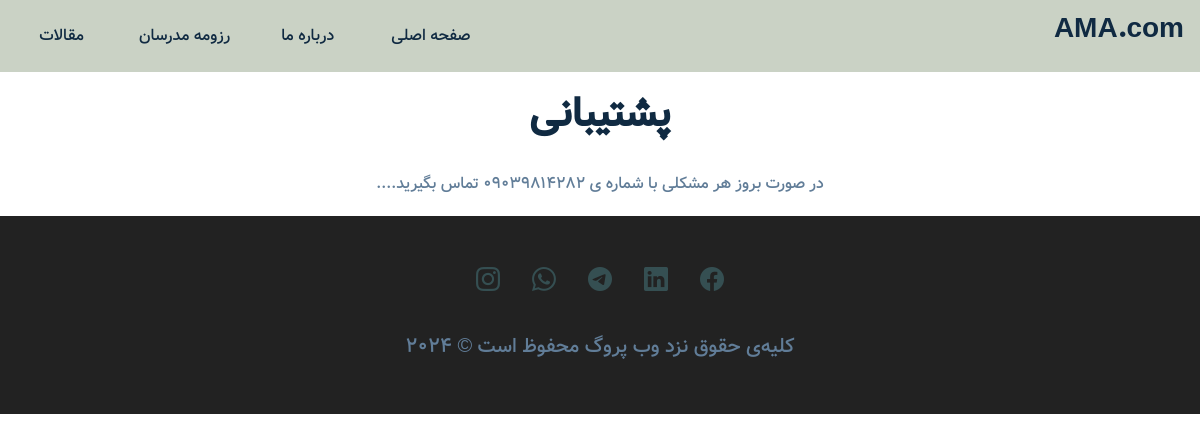
The app's page /post-1/1/پشتیبانی/ with its own data.
### blog/models.py (models this page shows, shortened)
class khadamat(models.Model):
    STATUS = (
        ('draft','Draft'),
        ('published','Published'),
    )
    author = models.ForeignKey(User,on_delete=models.CASCADE,related_name="user_model2",null=True)
    name = models.CharField(max_length=25,unique=True)
    text = models.TextField()
    slug = models.SlugField(max_length=25,unique=True)
    status = models.CharField(max_length=10,choices=STATUS,default='draft')

### blog/views.py (the view)
# urls.py: path('<str:slug>/<int:id>/<str:name>/',views.khedmat,name="khedmat"),
def khedmat(request,slug,id,name):
    amir2 = get_object_or_404(models.khadamat,slug=slug,id=id,name=name,status='published')
    dd={
        "amir2":amir2,
    }
    return render(request,'khedmat.html',context=dd)

### blog/templates/khedmat.html
{% extends "base.html" %}
{%load static%}
{%block content%}
    <h2 style="padding: 2%; text-align:center;">{{amir2.name}}</h2>
    <p style="text-align: center;">{{amir2.text|linebreaksbr}}</p>
{%endblock%}

### blog/static/css/styles.css (style rules this page uses)
:root { --clr-primary-1: #2f3e46; --clr-primary-2: #354f52; --clr-primary-3: #52796f; --clr-primary-4: #84a98c; --clr-primary-5: #cad2c5; --clr-grey-1: #102a42; --clr-grey-2: #617d98; --clr-grey-3: rgb(241, 245, 248); --clr-white: #fff; --ff-primary: "vazir", sans-serif; --transition: all 0.3s linear; --radius: 0.5rem; --light-shadow: 0 5px 15px rgba(0, 0, 0, 0.1); --dark-shadow: 0 5px 15px rgba(0, 0, 0, 0.2); --max-width: 1170px; }
body { font-family: var(--ff-primary); background: var(--clr-white); color: var(--clr-grey-1); line-height: 1.5; font-size: 0.875rem; }
h1, h2, h3, h4 { line-height: 1.25; margin-bottom: 0.75rem; font-family: var(--ff-primary); }
h2 { font-size: 2rem; }
p { margin-bottom: 1.25rem; color: var(--clr-grey-2); }
@media screen and (min-width: 800px) { h2 { font-size: 2.5rem; } }
@media screen and (min-width: 800px) { body { font-size: 1rem; } }
@media screen and (min-width: 800px) { h1, h2, h3, h4 { line-height: 1; } }

### records on screen
khadamat: name "پشتیبانی", text "در صورت بروز هر مشکلی با شماره ی 09039814282 تماس بگیرید...."
